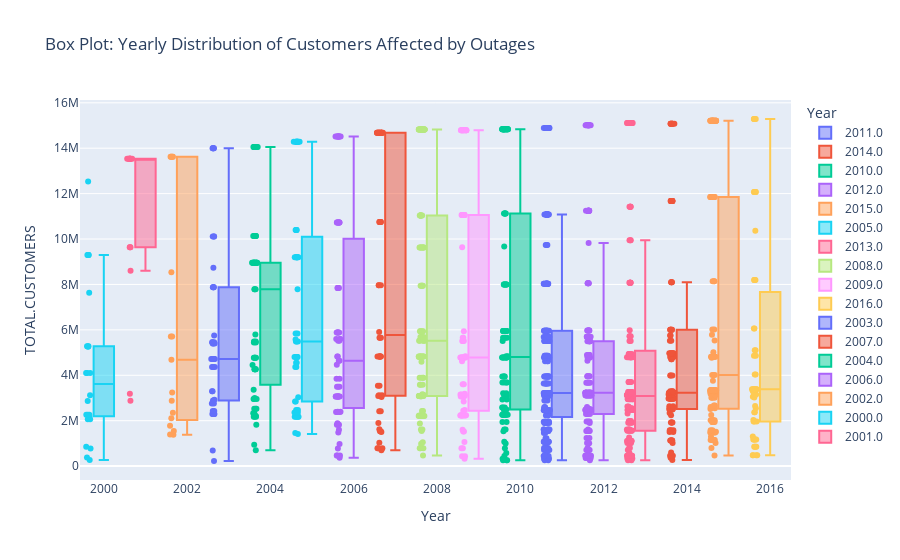

Notebook cell for this chart:
### Markdown cell above
### Bivariate analysis

### Code cell
# Box Plot: YEAR vs TOTAL.CUSTOMERS
box_plot = px.box(
    data,
    x="YEAR",
    y="TOTAL.CUSTOMERS",
    title="Box Plot: Yearly Distribution of Customers Affected by Outages",
    labels={"YEAR": "Year", "CUSTOMERS.AFFECTED": "customers affected"},
    color="YEAR",  # Differentiate by year
    points="all"  # Show all data points
)
box_plot.show()
box_plot.write_html("bivariate1.html")
